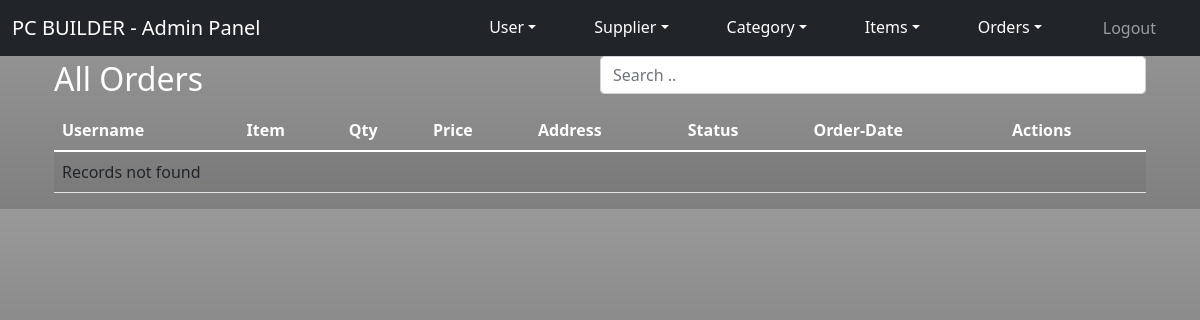
/index.php/admin/orders, run on an earlier commit of the app's database.
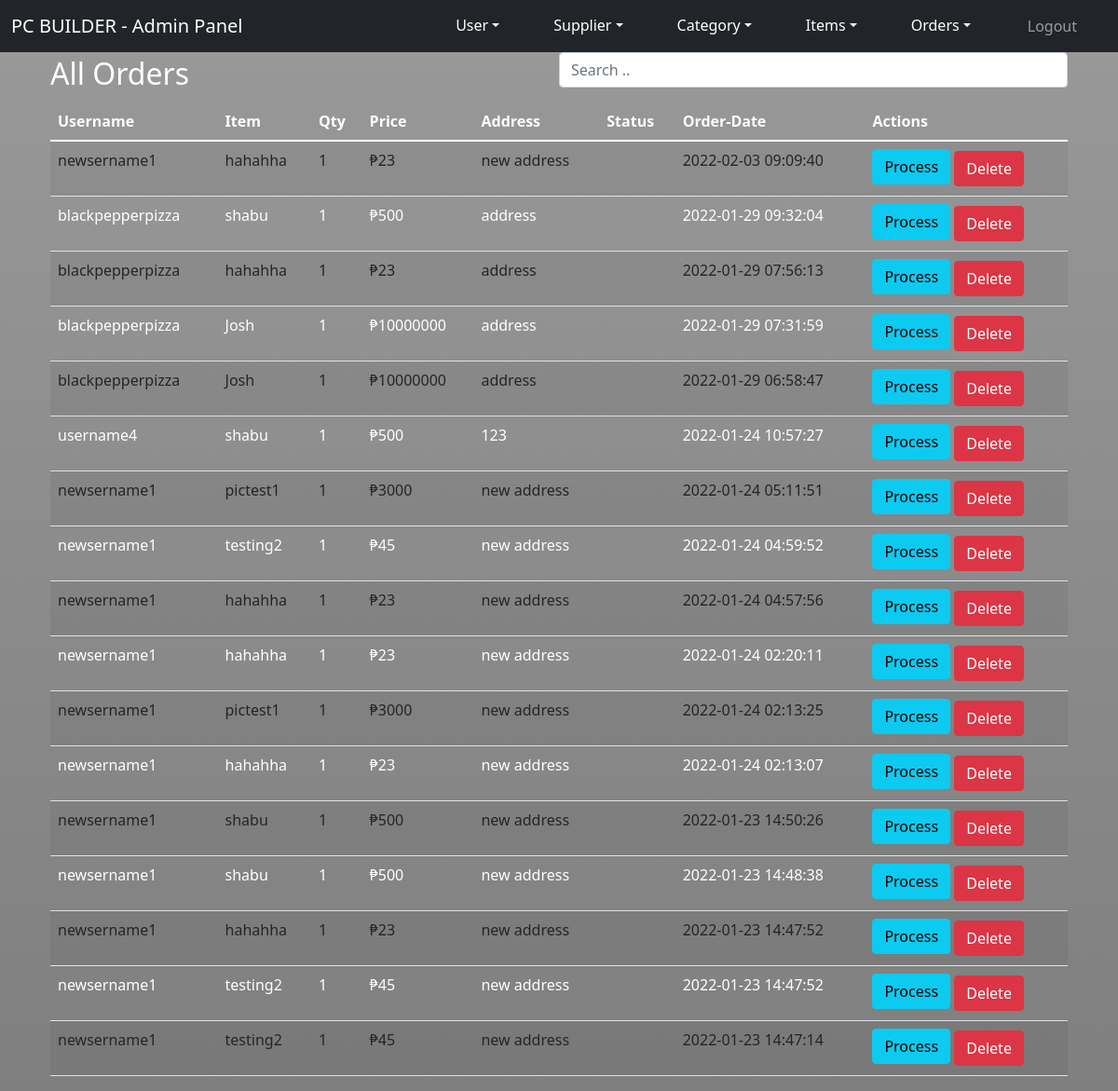
And on a later commit of the database.
### tables this page shows
CREATE TABLE `order` (
  `OrderId` int(11) NOT NULL,
  `usersId` int(11) NOT NULL,
  `itemId` int(11) NOT NULL,
  `itemName` varchar(256) NOT NULL,
  `price` float NOT NULL,
  `quantity` int(11) NOT NULL,
  `status` varchar(256) DEFAULT NULL,
  `orderDate` datetime NOT NULL,
  `successDate` timestamp NOT NULL DEFAULT current_timestamp() ON UPDATE current_timestamp(),
  `supplierId` int(11) NOT NULL
);

CREATE TABLE `users` (
  `usersId` int(11) NOT NULL,
  `firstName` varchar(256) NOT NULL,
  `usersEmail` varchar(128) NOT NULL,
  `usersUid` varchar(128) NOT NULL,
  `usersPwd` varchar(128) NOT NULL,
  `phone` int(11) NOT NULL,
  `address` varchar(512) NOT NULL DEFAULT 'n/a',
  `usertype` enum('Buyer','Seller','Buyer/Seller') NOT NULL,
  `lastName` varchar(256) NOT NULL,
  `stat` enum('Active','Inactive') DEFAULT NULL,
  `pwdRepeat` varchar(256) NOT NULL,
  `terms` enum('Agree') NOT NULL,
  `file_name` varchar(256) NOT NULL
);

### application/controllers/Admin.php (called while the page is built, shortened)
<?php
class Admin extends CI_Controller
{
    public function orders()    {
        $this->load->model('Order_model');
        $this->load->model('User_model');
        $this->load->helper('date');
        $order = $this->Order_model->getAllOrders();
        $data['orders'] = $order;
        $this->load->view('admin/orders/list', $data);
    }
}

### index.php (called while the page is built, shortened)
<?php
require_once BASEPATH.'core/CodeIgniter.php';

### application/models/Order_model.php (called while the page is built, shortened)
<?php
class Order_model extends CI_Model {
    public function getAllOrders(){
        $this->db->order_by('OrderId', 'DESC');
        $this->db->select('*');
        $this->db->from('order');
        $this->db->join('users', 'order.usersId = users.usersId');
        $result = $this->db->get()->result_array();
        return $result;
    }
}

### application/views/admin/orders/list.php (the view, shortened to what this page needs)
<div class="container">
    <div class="container shadow-container">
        <div class="d-flex justify-content-between align-items-center">
            <div class="btn-group">
                <h2>All Orders</h2>
            </div>
            <input class="form-control mb-3" id="myInput" type="text" placeholder="Search .." style="width:50%;">
        </div>
        <div class="table-responsive-sm">
            <table class="table table-hover table-striped">
                <thead>
                    <tr>
                        <th>Username</th>
                        <th>Item</th>
                        <th>Qty</th>
                        <th>Price</th>
                        <th>Address</th>
                        <th>Status</th>
                        <th>Order-Date</th>
                        <th>Actions</th>
                    </tr>
                </thead>
                <tbody id="myTable">
                    <?php if(!empty($orders)) {?>
                    <?php foreach($orders as $order) { ?>
                    <tr>
                        <td><?php echo $order['usersUid']; ?></td>
                        <td><?php echo $order['itemName']; ?></td>
                        <td><?php echo $order['quantity']; ?></td>
                        <td><?php echo "₱".$order['price']; ?></td>
                        <td><?php echo $order['address']; ?></td>
                        <td><?php echo $order['status']; ?></td>
                        <td><?php echo $order['orderDate']; ?></td>
                        <td>
                            <a href="<?php echo base_url().'admin/processOrder/'.$order['OrderId'];?>"
                                class="btn btn-info mb-1"><i class="fas fa-arrow-alt-circle-right"></i> Process</a>
                            <a href="<?php echo base_url().'admin/deleteOrder/'.$order['OrderId']?>"
                                class="btn btn-danger"><i class="fas fa-trash-alt"></i> Delete</a>
                        </td>
                    </tr>
                    <?php } ?>
                    <?php } else {?>
                    <tr>
                        <td colspan="8">Records not found</td>
                    </tr>
                    <?php }?>
                </tbody>
            </table>
        </div>
    </div>
</div>

What changed in the data, as far as the page shows it:
added order: usersId.usersUid "newsername1", itemName "hahahha", quantity "1", price "23", usersId.address "new address", orderDate "2022-02-03 09:09:40"
added order: usersId.usersUid "blackpepperpizza", itemName "shabu", quantity "1", price "500", usersId.address "address", orderDate "2022-01-29 09:32:04"
added order: usersId.usersUid "blackpepperpizza", itemName "hahahha", quantity "1", price "23", usersId.address "address", orderDate "2022-01-29 07:56:13"
added order: usersId.usersUid "blackpepperpizza", itemName "Josh", quantity "1", price "10000000", usersId.address "address", orderDate "2022-01-29 07:31:59"
added order: usersId.usersUid "blackpepperpizza", itemName "Josh", quantity "1", price "10000000", usersId.address "address", orderDate "2022-01-29 06:58:47"
added order: usersId.usersUid "username4", itemName "shabu", quantity "1", price "500", usersId.address "123", orderDate "2022-01-24 10:57:27"
added order: usersId.usersUid "newsername1", itemName "pictest1", quantity "1", price "3000", usersId.address "new address", orderDate "2022-01-24 05:11:51"
added order: usersId.usersUid "newsername1", itemName "testing2", quantity "1", price "45", usersId.address "new address", orderDate "2022-01-24 04:59:52"
added order: usersId.usersUid "newsername1", itemName "hahahha", quantity "1", price "23", usersId.address "new address", orderDate "2022-01-24 04:57:56"
added order: usersId.usersUid "newsername1", itemName "hahahha", quantity "1", price "23", usersId.address "new address", orderDate "2022-01-24 02:20:11"
added order: usersId.usersUid "newsername1", itemName "pictest1", quantity "1", price "3000", usersId.address "new address", orderDate "2022-01-24 02:13:25"
added order: usersId.usersUid "newsername1", itemName "hahahha", quantity "1", price "23", usersId.address "new address", orderDate "2022-01-24 02:13:07"
added order: usersId.usersUid "newsername1", itemName "shabu", quantity "1", price "500", usersId.address "new address", orderDate "2022-01-23 14:50:26"
added order: usersId.usersUid "newsername1", itemName "shabu", quantity "1", price "500", usersId.address "new address", orderDate "2022-01-23 14:48:38"
added order: usersId.usersUid "newsername1", itemName "hahahha", quantity "1", price "23", usersId.address "new address", orderDate "2022-01-23 14:47:52"
added order: usersId.usersUid "newsername1", itemName "testing2", quantity "1", price "45", usersId.address "new address", orderDate "2022-01-23 14:47:52"
added order: usersId.usersUid "newsername1", itemName "testing2", quantity "1", price "45", usersId.address "new address", orderDate "2022-01-23 14:47:14"
Also different on the page:
text no longer shown: "Records not found"
